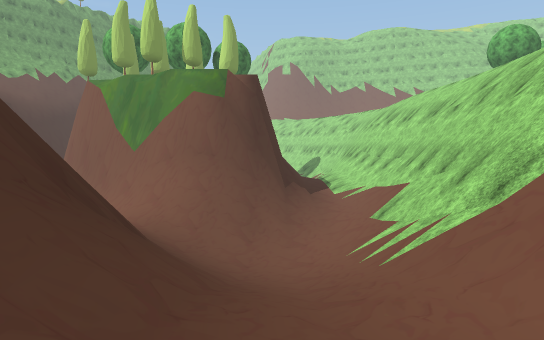
[1] (above)

18 first-person views from a walk through a 3-D level made in the Unity game engine. The camera is 1.2 m above the floor, tilts 4° down and sees 75° across. The floor is counted in squares, 2 m on a side. Each view is taken from the middle of a square. On the plan, view 1 faces up. The plan holds only what a view shows up to about 10 squares ahead; the rest is blank. The place goes on beyond the plan. Some trees and plants on the terrain are drawn as simple stand-ins. The player is left out. Some surface patterns are stand-ins.

[2]
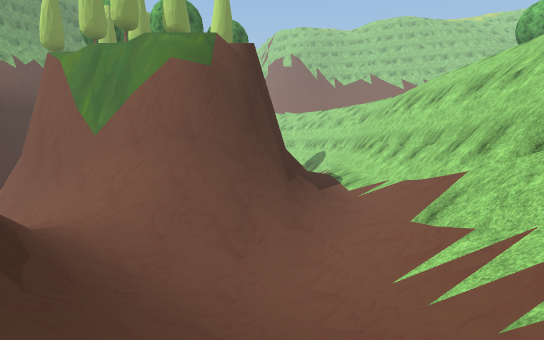

[3]
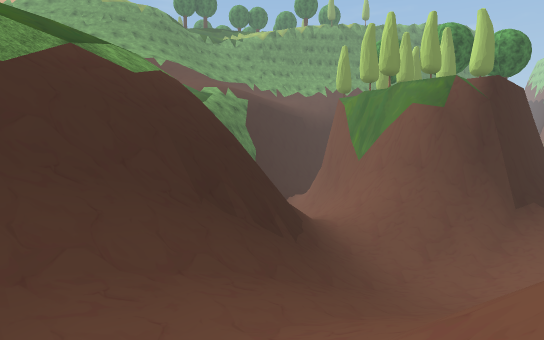

[4]
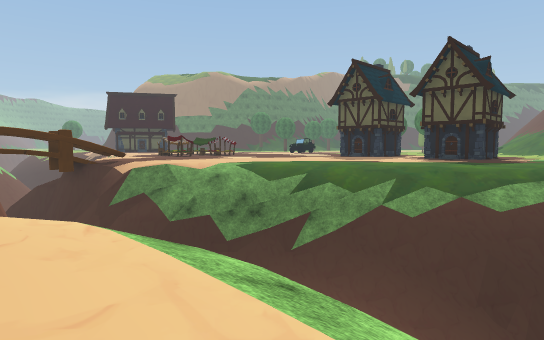

[5]
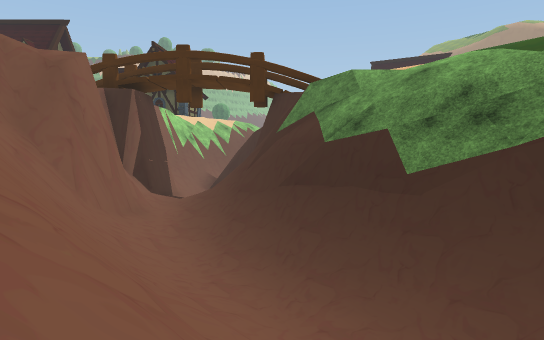

[6]
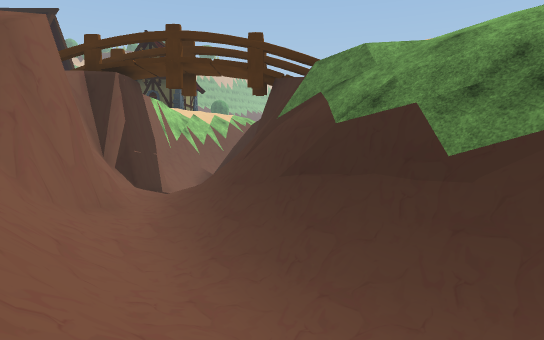

[7]
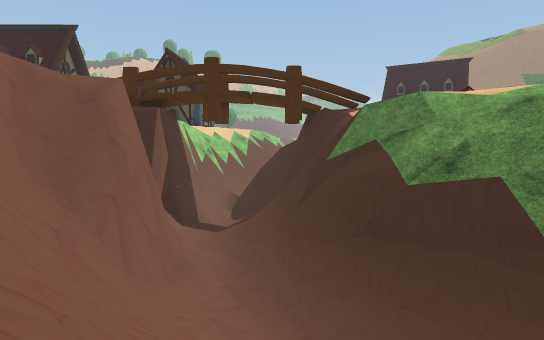

[8]
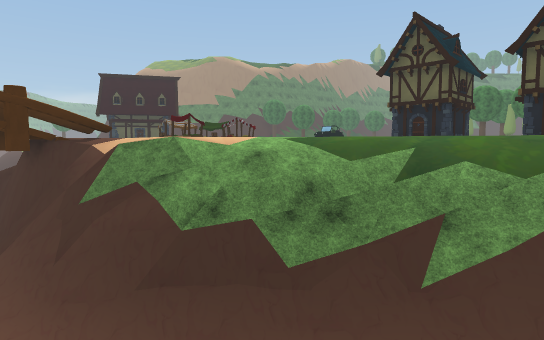

[9]
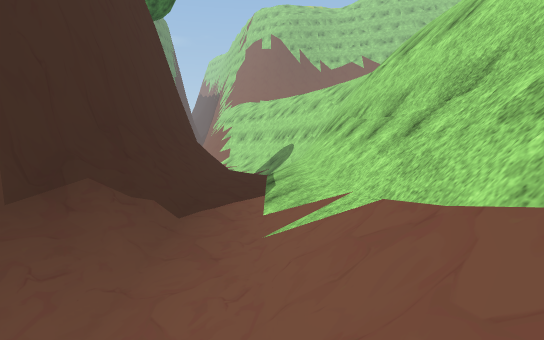

[10]
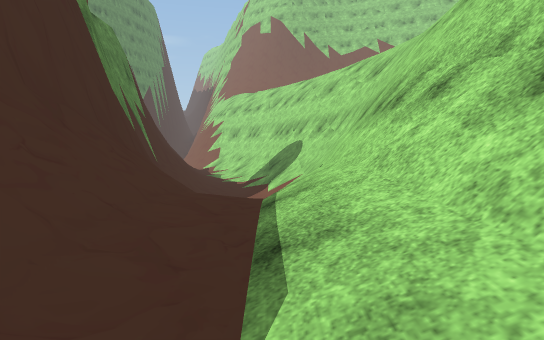

[11]
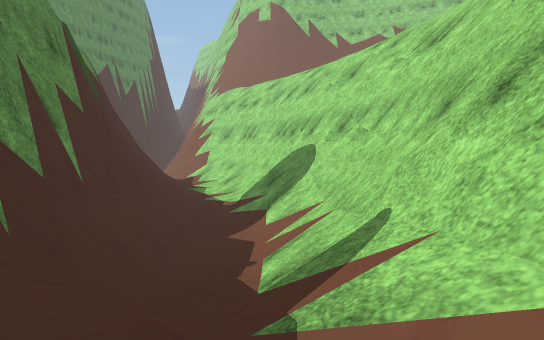

[12]
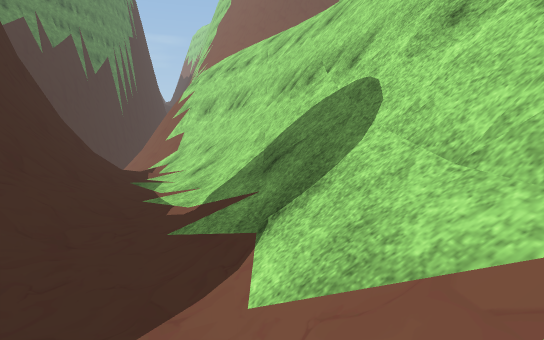

[13]
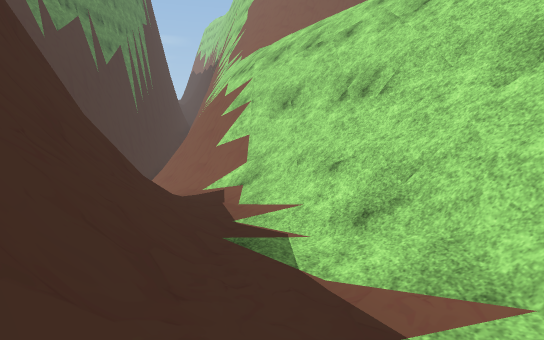

[14]
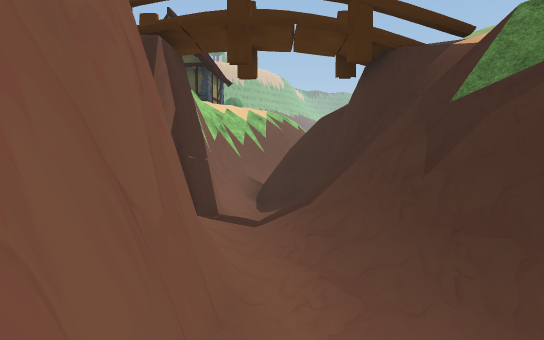

[15]
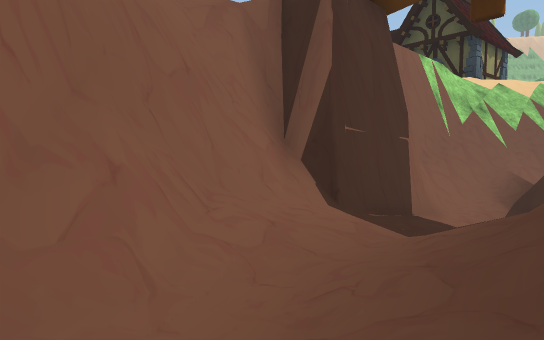

[16]
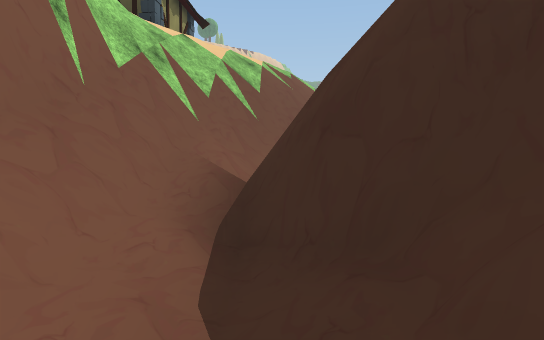

[17]
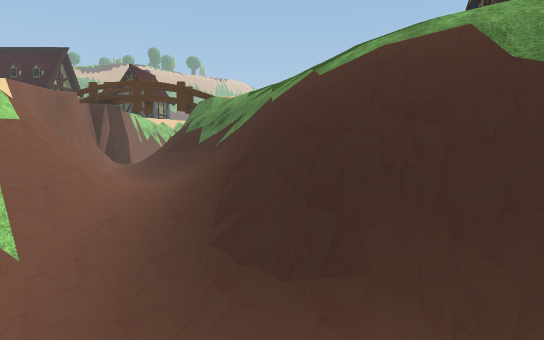

[18]
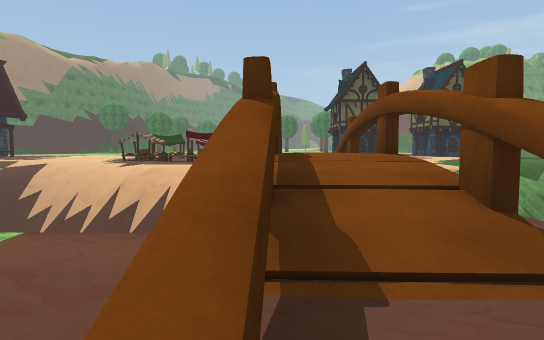

### Floor plan
Key: @ floor where view 1 was taken; # wall or solid block; . floor; / step, stairs or slope; = window, fence, low wall or low ledge; ^ raised ledge; v drop or lower ground.
Columns run from 4 left of view 1 to 9 right of it. Each row starts with its distance up from view 1.
 31  ##v/
 30  /#v//
 29  /##v//
 28   /##v/
 27   //##v/
 26    //#v/
 25   #//##/
 24   #//=#v/
 23   #///##//
 22   ##//##v/
 21    #///#v/
 20    #///# /
 19    #///# v
 18    #///# v
 17    ##//#
 16     #//#v/
 15     #//#v/
 14     #//#v/
 13     #=//#/
 12     #///#//
 11     #///#v/
 10 #   #///#=/
  9 #####//##//
  8 /#/////#v/.
  7 ///////#v/
  6 #/////=#v/
  5 ##////##/
  4 /##///##  .
  3 /v#///##//.
  2 //#///#///.
  1 //v///////.
  0 ./v/@/////
 -1  //#///=#
 -2  ./#=///##
 -3  .//#////#
 -4   //==#//#.
 -5   .//==//#/
 -6    //==//#v
 -7     .v=//##/
 -8     ./v///#/
 -9     .##//#/.
-10       ///#=##
-11      =^#/#^##.
-12       v#//#..
-13        ##=#.
-14    ./v =###
-15    /v#  =##
-16    /    =#/
-17    v    ##/
-18    #    #//

Positions as (right, up) in squares from view 1, and headings:
1: (0, 0), facing up
2: (0, 2), facing up
3: (2, 0), facing up-left
4: (6, 4), facing down-left
5: (2, 1), facing down
6: (2, 0), facing down
7: (3, 0), facing down
8: (4, 0), facing down-left
9: (2, 7), facing up
10: (2, 11), facing up
11: (2, 14), facing up
12: (2, 18), facing up
13: (0, 21), facing up
14: (4, -3), facing down
15: (3, -5), facing down-right
16: (4, -10), facing down
17: (-2, 8), facing down
18: (9, -11), facing left
